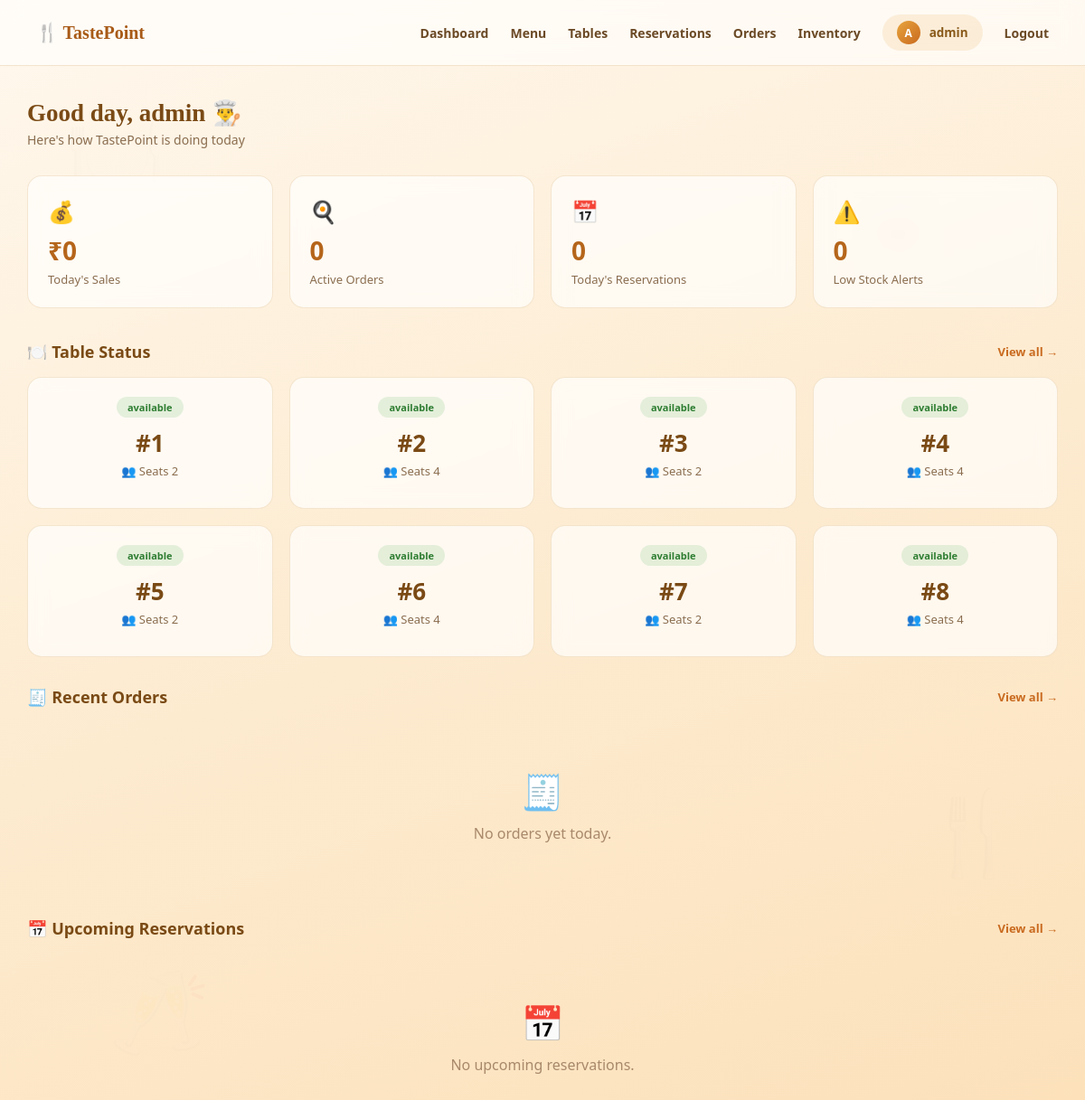
The page /dashboard (signed in) on the database its author committed.
### tables this page shows
CREATE TABLE restaurant_table (
            id INTEGER PRIMARY KEY AUTOINCREMENT,
            table_number INTEGER UNIQUE NOT NULL,
            capacity INTEGER NOT NULL DEFAULT 4,
            status TEXT NOT NULL DEFAULT 'available'
        );

### app.py (the view)
@app.route('/dashboard')
@login_required
def dashboard():
    db = get_db()
    today = datetime.utcnow().strftime('%Y-%m-%d')
    todays_sales = db.execute(
        "SELECT COALESCE(SUM(total_amount), 0) FROM restaurant_order WHERE date(created_at) = ? AND status != 'cancelled'",
        (today,)
    ).fetchone()[0]
    active_orders = db.execute(
        "SELECT COUNT(*) FROM restaurant_order WHERE status IN ('pending', 'preparing')"
    ).fetchone()[0]
    todays_reservations = db.execute(
        "SELECT COUNT(*) FROM reservation WHERE date(reservation_time) = ? AND status != 'cancelled'",
        (today,)
    ).fetchone()[0]
    low_stock_items = db.execute(
        "SELECT * FROM inventory_item WHERE quantity <= low_stock_threshold ORDER BY quantity"
    ).fetchall()
    recent_orders_rows = db.execute("""
        SELECT o.*, t.table_number FROM restaurant_order o
        JOIN restaurant_table t ON o.table_id = t.id
        ORDER BY o.created_at DESC LIMIT 6
    """).fetchall()
    recent_orders = [{**dict(r), 'created_at': parse_dt(r['created_at'])} for r in recent_orders_rows]
    upcoming_reservations_rows = db.execute("""
        SELECT r.*, t.table_number FROM reservation r
        JOIN restaurant_table t ON r.table_id = t.id
        WHERE r.status = 'upcoming'
        ORDER BY r.reservation_time LIMIT 6
    """).fetchall()
    upcoming_reservations = [{**dict(r), 'reservation_time': parse_dt(r['reservation_time'])} for r in upcoming_reservations_rows]
    tables = db.execute("SELECT * FROM restaurant_table ORDER BY table_number").fetchall()
    stats = {
        'todays_sales': todays_sales,
        'active_orders': active_orders,
        'todays_reservations': todays_reservations,
        'low_stock_count': len(low_stock_items)
    }
    return render_template('dashboard.html', stats=stats, low_stock_items=low_stock_items,
                           recent_orders=recent_orders, upcoming_reservations=upcoming_reservations,
                           tables=tables)

### app.py (called while the page is built)
def get_db():
    if 'db' not in g:
        g.db = sqlite3.connect(DB_NAME)
        g.db.row_factory = sqlite3.Row
        g.db.execute("PRAGMA foreign_keys = ON")
    return g.db

def login_required(f):
    @wraps(f)
    def decorated(*args, **kwargs):
        if 'user_id' not in session:
            flash('Please log in to access this page.', 'info')
            return redirect(url_for('login'))
        return f(*args, **kwargs)
    return decorated

@app.context_processor
def inject_user():
    class CurrentUser:
        is_authenticated = 'user_id' in session
        username = session.get('username')
        is_admin = session.get('is_admin', False)
    return {'current_user': CurrentUser()}

### templates/dashboard.html (shortened to what this page needs)
{% extends "base.html" %}
{% block content %}
<div class="page-wrapper">
    <div class="page-header">
        <div>
            <h1>Good day, {{ current_user.username }} 👨‍🍳</h1>
            <p>Here's how TastePoint is doing today</p>
        </div>
    </div>
    <div class="stats-grid">
        <div class="stat-card">
            <div class="stat-icon">💰</div>
            <div class="stat-value">₹{{ "%.0f"|format(stats.todays_sales) }}</div>
            <div class="stat-label">Today's Sales</div>
        </div>
        <div class="stat-card">
            <div class="stat-icon">🍳</div>
            <div class="stat-value">{{ stats.active_orders }}</div>
            <div class="stat-label">Active Orders</div>
        </div>
        <div class="stat-card">
            <div class="stat-icon">📅</div>
            <div class="stat-value">{{ stats.todays_reservations }}</div>
            <div class="stat-label">Today's Reservations</div>
        </div>
        <div class="stat-card">
            <div class="stat-icon">⚠️</div>
            <div class="stat-value">{{ stats.low_stock_count }}</div>
            <div class="stat-label">Low Stock Alerts</div>
        </div>
    </div>
    <div class="section-title"><span>🍽️ Table Status</span>
        <a href="{{ url_for('tables') }}">View all →</a>
    </div>
    <div class="card-grid">
        {% for table in tables %}
        <div class="item-card" style="text-align: center;">
            <span class="badge {{ table.status }}">{{ table.status }}</span>
            <div class="table-number">#{{ table.table_number }}</div>
            <div class="item-meta" style="align-items: center;">
                <span>👥 Seats {{ table.capacity }}</span>
            </div>
        </div>
        {% endfor %}
    </div>
    <div class="section-title"><span>🧾 Recent Orders</span>
        <a href="{{ url_for('orders') }}">View all →</a>
    </div>
    {% if recent_orders %}
    <table class="data-table">
        <thead>
            <tr><th>Order #</th><th>Table</th><th>Status</th><th>Total</th><th>Time</th></tr>
        </thead>
        <tbody>
            {% for order in recent_orders %}
            <tr>
                <td><a href="{{ url_for('order_detail', order_id=order.id) }}" style="color:#c96a1f; text-decoration:none; font-weight:600;">#{{ order.id }}</a></td>
                <td>Table {{ order.table_number }}</td>
                <td><span class="badge {{ order.status }}">{{ order.status }}</span></td>
                <td>₹{{ "%.0f"|format(order.total_amount) }}</td>
                <td>{{ order.created_at.strftime('%d %b, %I:%M %p') }}</td>
            </tr>
            {% endfor %}
        </tbody>
    </table>
    {% else %}
    <div class="empty-state"><div class="empty-icon">🧾</div><p>No orders yet today.</p></div>
    {% endif %}
    <div class="section-title"><span>📅 Upcoming Reservations</span>
        <a href="{{ url_for('reservations') }}">View all →</a>
    </div>
    {% if upcoming_reservations %}
    <table class="data-table">
        <thead>
            <tr><th>Guest</th><th>Table</th><th>Party Size</th><th>Time</th></tr>
        </thead>
        <tbody>
            {% for res in upcoming_reservations %}
            <tr>
                <td>{{ res.customer_name }}</td>
                <td>Table {{ res.table_number }}</td>
                <td>{{ res.party_size }}</td>
                <td>{{ res.reservation_time.strftime('%d %b, %I:%M %p') }}</td>
            </tr>
            {% endfor %}
        </tbody>
    </table>
    {% else %}
    <div class="empty-state"><div class="empty-icon">📅</div><p>No upcoming reservations.</p></div>
    {% endif %}
</div>
{% endblock %}

### templates/base.html (shortened to what this page needs)
<!DOCTYPE html>
<html lang="en">
<head>
<link rel="stylesheet" href="{{ url_for('static', filename='style.css') }}">
</head>
<body>
    <div class="bg-pattern"><span>🍽️</span><span>🍴</span><span>🥂</span><span>🍷</span></div>
    {% if current_user.is_authenticated %}
    <div class="navbar">
        <div class="brand">🍴 TastePoint</div>
        <nav>
            <a href="{{ url_for('dashboard') }}">Dashboard</a>
            <a href="{{ url_for('menu') }}">Menu</a>
            <a href="{{ url_for('tables') }}">Tables</a>
            <a href="{{ url_for('reservations') }}">Reservations</a>
            <a href="{{ url_for('orders') }}">Orders</a>
            {% if current_user.is_admin %}
            <a href="{{ url_for('inventory') }}">Inventory</a>
            {% endif %}
            <div class="user-chip">
                <div class="avatar-circle">{{ current_user.username[0]|upper }}</div>
                {{ current_user.username }}
            </div>
            <a href="{{ url_for('logout') }}">Logout</a>
        </nav>
    </div>
    {% endif %}
    {% block content %}{% endblock %}
</body>
</html>

### static/style.css (style rules this page uses)
* { box-sizing: border-box; margin: 0; padding: 0; }
html, body { height: 100%; width: 100%; }
body { font-family: 'Segoe UI', Arial, sans-serif; color: #3a2416; min-height: 100vh; background: linear-gradient(160deg, #fff8ee 0%, #fdecd2 45%, #fce0b8 100%); background-attachment: fixed; }
h1, h2, .brand, .auth-card h1 { font-family: Georgia, 'Times New Roman', serif; }
.bg-pattern { position: fixed; inset: 0; z-index: 0; pointer-events: none; opacity: 0.5; }
.bg-pattern span { position: absolute; font-size: 90px; opacity: 0.06; animation: drift 20s ease-in-out infinite; }
.bg-pattern span:nth-child(1) { top: 8%; left: 6%; animation-delay: 0s; }
.bg-pattern span:nth-child(2) { top: 65%; left: 85%; animation-delay: 4s; }
.bg-pattern span:nth-child(3) { top: 80%; left: 10%; animation-delay: 8s; }
.bg-pattern span:nth-child(4) { top: 15%; left: 78%; animation-delay: 12s; }
.navbar { position: relative; z-index: 2; display: flex; align-items: center; justify-content: space-between; padding: 16px 40px; background: rgba(255,255,255,0.6); border-bottom: 1px solid rgba(196, 132, 42, 0.2); backdrop-filter: blur(12px); flex-wrap: wrap; gap: 12px; }
.navbar .brand { font-size: 20px; font-weight: 700; color: #a85a17; }
.navbar nav { display: flex; align-items: center; gap: 24px; flex-wrap: wrap; }
.navbar nav a { color: #6b4a26; text-decoration: none; font-size: 14px; font-weight: 600; transition: color 0.2s; }
.navbar .user-chip { display: flex; align-items: center; gap: 10px; background: rgba(217, 140, 31, 0.12); padding: 7px 16px; border-radius: 30px; font-size: 13.5px; font-weight: 600; color: #8a5a1a; }
.avatar-circle { width: 26px; height: 26px; border-radius: 50%; background: linear-gradient(135deg, #e8a53d, #c96a1f); display: flex; align-items: center; justify-content: center; font-size: 12px; font-weight: 700; color: #fff; }
.page-wrapper { position: relative; z-index: 1; max-width: 1200px; margin: 0 auto; padding: 36px 30px 80px; }
.page-header { margin-bottom: 30px; display: flex; align-items: center; justify-content: space-between; flex-wrap: wrap; gap: 12px; }
.page-header h1 { font-size: 27px; color: #7a4a15; margin-bottom: 4px; }
.page-header p { color: #8a6d4f; font-size: 14px; }
.stats-grid { display: grid; grid-template-columns: repeat(auto-fit, minmax(200px, 1fr)); gap: 18px; margin-bottom: 36px; }
.stat-card { background: rgba(255,255,255,0.65); border: 1px solid rgba(196, 132, 42, 0.18); border-radius: 16px; padding: 22px; backdrop-filter: blur(10px); transition: transform 0.2s ease; }
.stat-card .stat-icon { font-size: 24px; margin-bottom: 8px; }
.stat-card .stat-value { font-size: 28px; font-weight: 700; color: #b5651a; }
.stat-card .stat-label { color: #8a6d4f; font-size: 13px; margin-top: 4px; }
.section-title { font-size: 18px; margin: 32px 0 16px; display: flex; align-items: center; justify-content: space-between; color: #7a4a15; font-weight: 700; }
.section-title a { font-size: 13px; color: #c96a1f; text-decoration: none; font-weight: 600; }
.card-grid { display: grid; grid-template-columns: repeat(auto-fill, minmax(240px, 1fr)); gap: 18px; }
.item-card { background: rgba(255,255,255,0.68); border: 1px solid rgba(196, 132, 42, 0.18); border-radius: 16px; padding: 20px; backdrop-filter: blur(10px); transition: all 0.25s ease; position: relative; }
.badge { display: inline-block; padding: 4px 12px; border-radius: 20px; font-size: 11px; font-weight: 700; }
.badge.available { background: rgba(76, 175, 80, 0.15); color: #2e7d32; }
.table-number { font-size: 26px; font-weight: 700; color: #7a4a15; margin: 10px 0 4px; }
.item-meta { font-size: 13px; color: #8a6d4f; display: flex; flex-direction: column; gap: 5px; margin-bottom: 12px; }
.empty-state { text-align: center; padding: 50px 20px; color: #a8896a; }
.empty-state .empty-icon { font-size: 38px; margin-bottom: 10px; }

### rows shown on the page
restaurant_table: status "available", table_number "1", capacity "2"
restaurant_table: status "available", table_number "2", capacity "4"
restaurant_table: status "available", table_number "3", capacity "2"
restaurant_table: status "available", table_number "4", capacity "4"
restaurant_table: status "available", table_number "5", capacity "2"
restaurant_table: status "available", table_number "6", capacity "4"
restaurant_table: status "available", table_number "7", capacity "2"
restaurant_table: status "available", table_number "8", capacity "4"

### other values the page prints
{{ current_user.username[0]|upper }} "A"
{{ current_user.username }} "admin"
{{ "%.0f"|format(stats.todays_sales) }} "0"
{{ stats.active_orders }} "0"
{{ stats.todays_reservations }} "0"
{{ stats.low_stock_count }} "0"
